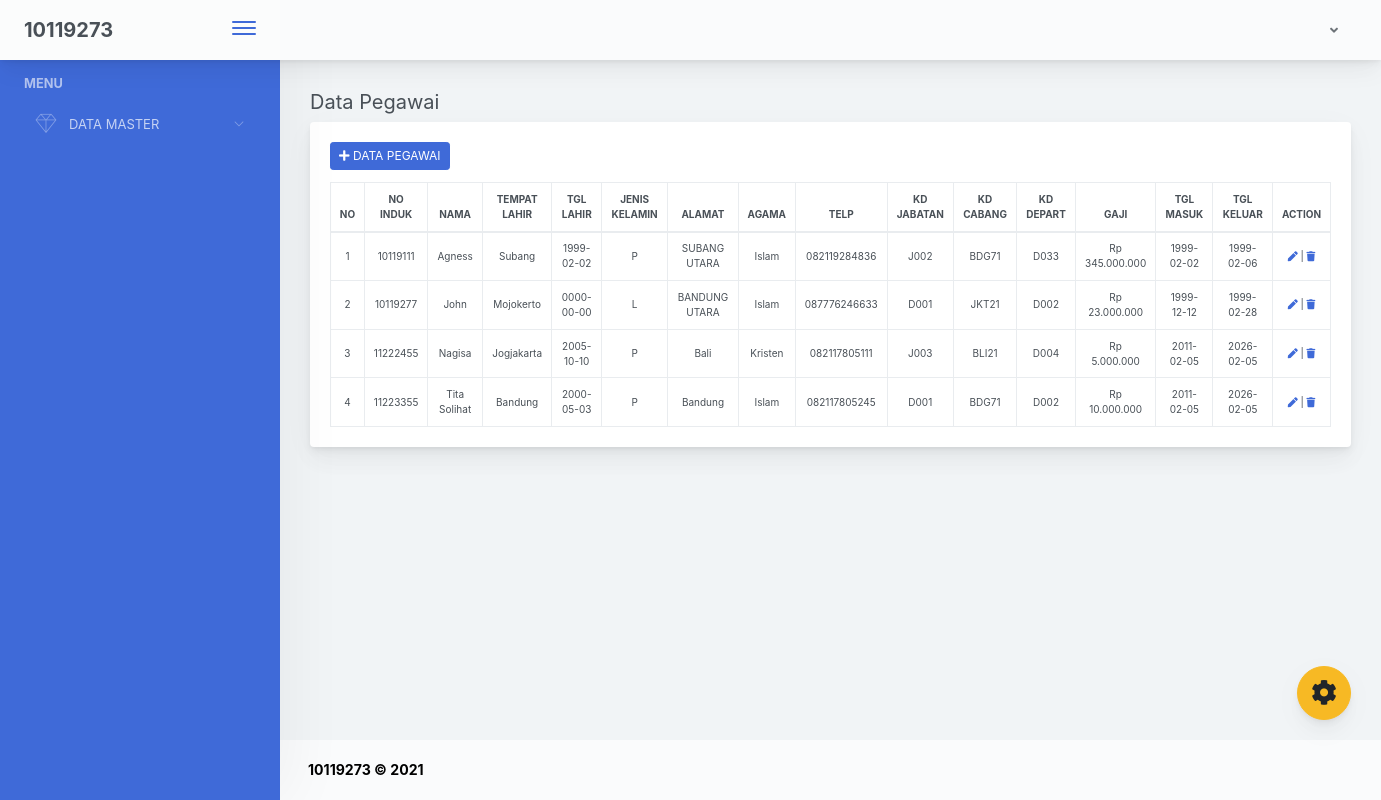
/index.php/pegawai, run on the app's committed database.
### tables this page shows
CREATE TABLE `pegawai` (
  `nomor_induk` varchar(20) NOT NULL,
  `nama_pegawai` varchar(50) DEFAULT NULL,
  `tempat_lahir` varchar(50) DEFAULT NULL,
  `tanggal_lahir` date DEFAULT NULL,
  `jenis_kelamin` enum('L','P') DEFAULT NULL,
  `alamat` varchar(200) DEFAULT NULL,
  `agama` varchar(20) DEFAULT NULL,
  `nomor_telp` varchar(25) DEFAULT NULL,
  `kode_jabatan` varchar(5) DEFAULT NULL,
  `kode_cabang` varchar(5) DEFAULT NULL,
  `kode_departemen` varchar(5) DEFAULT NULL,
  `gaji_pokok` double DEFAULT NULL,
  `tanggal_diangkat` date DEFAULT NULL,
  `tanggal_keluar` date DEFAULT NULL,
  PRIMARY KEY (`nomor_induk`),
  KEY `fk_jabatan` (`kode_jabatan`),
  KEY `fk_departemen` (`kode_departemen`),
  KEY `fk_cabang` (`kode_cabang`),
  CONSTRAINT `fk_cabang` FOREIGN KEY (`kode_cabang`) REFERENCES `cabang` (`kode_cabang`) ON DELETE CASCADE ON UPDATE CASCADE,
  CONSTRAINT `fk_departemen` FOREIGN KEY (`kode_departemen`) REFERENCES `departemen` (`kode_departemen`) ON DELETE CASCADE ON UPDATE CASCADE,
  CONSTRAINT `fk_jabatan` FOREIGN KEY (`kode_jabatan`) REFERENCES `jabatan` (`kode_jabatan`) ON DELETE CASCADE ON UPDATE CASCADE
);

### application/controllers/Pegawai.php (called while the page is built, shortened)
<?php
class Pegawai extends CI_controller
{
	public function __construct()
	{
		$this->load->model('pegawai_M');
	}
	function index()
	{
		$t['title'] =  ' | Data Pegawai ';
		$data['datas'] = $this->pegawai_M->tampilp()->result();
		$this->load->view('templates/header_dashboard',$t);
		$this->load->view('sidebar');
		$this->load->view('pegawai',$data);
		$this->load->view('templates/footer_dashboard');
	}
}
 ?>

### index.php (called while the page is built, shortened)
<?php
require_once BASEPATH.'core/CodeIgniter.php';

### application/models/pegawai_M.php (called while the page is built, shortened)
<?php
class pegawai_M extends CI_Model
{
	public function tampilp()
	{
		$this->db->select('*');
		$this->db->from('pegawai');
		return $this->db->get();
	}
}

### application/views/pegawai.php (the view, shortened to what this page needs)
<div class="app-main__outer">
    <div class="app-main__inner">
            <h5 >Data Pegawai</h5>
        <div class="row">
              <div class="col-lg-12">
                                <div class="main-card mb-3 card">
                                    <div class="card-body">
                                        <h5 class="card-title">
                                        <a style="font-size: 12px;" href="<?php echo base_url('pegawai/tambah_data_Pegawai'); ?>" class="btn btn-primary btn-sm"><i class="fas fa-plus"></i> Data Pegawai</a>
                                        </h5>
                                        <div class="table-responsive">
                                        <table class="mb-0 table table-bordered table-hover">
                                            <thead>
                                            <tr>
                                                <th style="text-align: center; font-size: 10px;">NO</th>
                                                <th style="text-align: center; font-size: 10px;">NO INDUK</th>
                                                <th style="text-align: center; font-size: 10px;">NAMA</th>
                                                <th style="text-align: center; font-size: 10px;">TEMPAT LAHIR</th>
                                                <th style="text-align: center; font-size: 10px;">TGL LAHIR</th>
                                                <th style="text-align: center; font-size: 10px;">JENIS KELAMIN</th>
                                                <th style="text-align: center; font-size: 10px;">ALAMAT</th>
                                                <th style="text-align: center; font-size: 10px;">AGAMA</th>
                                                <th style="text-align: center; font-size: 10px;">TELP</th>
                                                <th style="text-align: center; font-size: 10px;">KD JABATAN</th>
                                                <th style="text-align: center; font-size: 10px;">KD CABANG</th>
                                                <th style="text-align: center; font-size: 10px;">KD DEPART</th>
                                                <th style="text-align: center; font-size: 10px;">GAJI</th>
                                                <th style="text-align: center; font-size: 10px;">TGL MASUK</th>
                                                <th style="text-align: center; font-size: 10px;">TGL KELUAR</th>
                                                <th style="text-align: center; font-size: 10px;">ACTION</th>
                                            </tr>
                                            </thead>
                                            <tbody>
                                                <?php $i = 1; foreach($datas as $r) { ?>
                                            <tr>
                                                <td style="text-align: center; font-size: 10px;"><?php echo $i; ?></td>
                                                <td style="text-align: center; font-size: 10px;"><?php echo $r->nomor_induk; ?></td>
                                                <td style="text-align: center; font-size: 10px;"><?php echo $r->nama_pegawai; ?></td>
                                                <td style="text-align: center; font-size: 10px;"><?php echo $r->tempat_lahir; ?></td>
                                                <td style="text-align: center; font-size: 10px;"><?php echo $r->tanggal_lahir; ?></td>
                                                <td style="text-align: center; font-size: 10px;"><?php echo $r->jenis_kelamin; ?></td>
                                                <td style="text-align: center; font-size: 10px;"><?php echo $r->alamat; ?></td>
                                                <td style="text-align: center; font-size: 10px;"><?php echo $r->agama; ?></td>
                                                <td style="text-align: center; font-size: 10px;"><?php echo $r->nomor_telp; ?></td>
                                                <td style="text-align: center; font-size: 10px;"><?php echo $r->kode_jabatan; ?></td>
                                                <td style="text-align: center; font-size: 10px;"><?php echo $r->kode_cabang; ?></td>
                                                <td style="text-align: center; font-size: 10px;"><?php echo $r->kode_departemen; ?></td>
                                                <td style="text-align: center; font-size: 10px;">Rp <?= number_format( $r->gaji_pokok ,0,',','.')?></td>
                                                <td style="text-align: center; font-size: 10px;"><?php echo $r->tanggal_diangkat; ?></td>
                                                <td style="text-align: center; font-size: 10px;"><?php echo $r->tanggal_keluar; ?></td>
                                                <td   style="text-align: center; font-size: 10px;"><a href="<?php echo base_url('pegawai/edit/'.$r->nomor_induk); ?>"><i class="fa fa-pen" title="Edit Data Pegawai"></i></a> |
                                                <a onclick="return confirm('apakah anda ingin menghapus data Pegawai')" href="<?php echo base_url('pegawai/hapus/'.$r->nomor_induk); ?>"><i class="fa fa-trash" title="Hapus Data Pegawai"></i></a>
                                                </td>
                                            </tr>
                                            <?php $i++; } ?>
                                            </tbody>
                                        </table>
                                    </div>
                                    </div>
                                </div>
                            </div>
        </div>
</div>

### data on the page
pegawai: nomor_induk "10119111", nama_pegawai "Agness", tempat_lahir "Subang", tanggal_lahir "1999-02-02", jenis_kelamin "P", alamat "SUBANG UTARA", agama "Islam", nomor_telp "082119284836", kode_jabatan "J002", kode_cabang "BDG71", kode_departemen "D033", gaji_pokok "345.000.000", tanggal_diangkat "1999-02-02", tanggal_keluar "1999-02-06"
pegawai: nomor_induk "10119277", nama_pegawai "John", tempat_lahir "Mojokerto", tanggal_lahir "0000-00-00", jenis_kelamin "L", alamat "BANDUNG UTARA", agama "Islam", nomor_telp "087776246633", kode_jabatan "D001", kode_cabang "JKT21", kode_departemen "D002", gaji_pokok "23.000.000", tanggal_diangkat "1999-12-12", tanggal_keluar "1999-02-28"
pegawai: nomor_induk "11222455", nama_pegawai "Nagisa", tempat_lahir "Jogjakarta", tanggal_lahir "2005-10-10", jenis_kelamin "P", alamat "Bali", agama "Kristen", nomor_telp "082117805111", kode_jabatan "J003", kode_cabang "BLI21", kode_departemen "D004", gaji_pokok "5.000.000", tanggal_diangkat "2011-02-05", tanggal_keluar "2026-02-05"
pegawai: nomor_induk "11223355", nama_pegawai "Tita Solihat", tempat_lahir "Bandung", tanggal_lahir "2000-05-03", jenis_kelamin "P", alamat "Bandung", agama "Islam", nomor_telp "082117805245", kode_jabatan "D001", kode_cabang "BDG71", kode_departemen "D002", gaji_pokok "10.000.000", tanggal_diangkat "2011-02-05", tanggal_keluar "2026-02-05"
